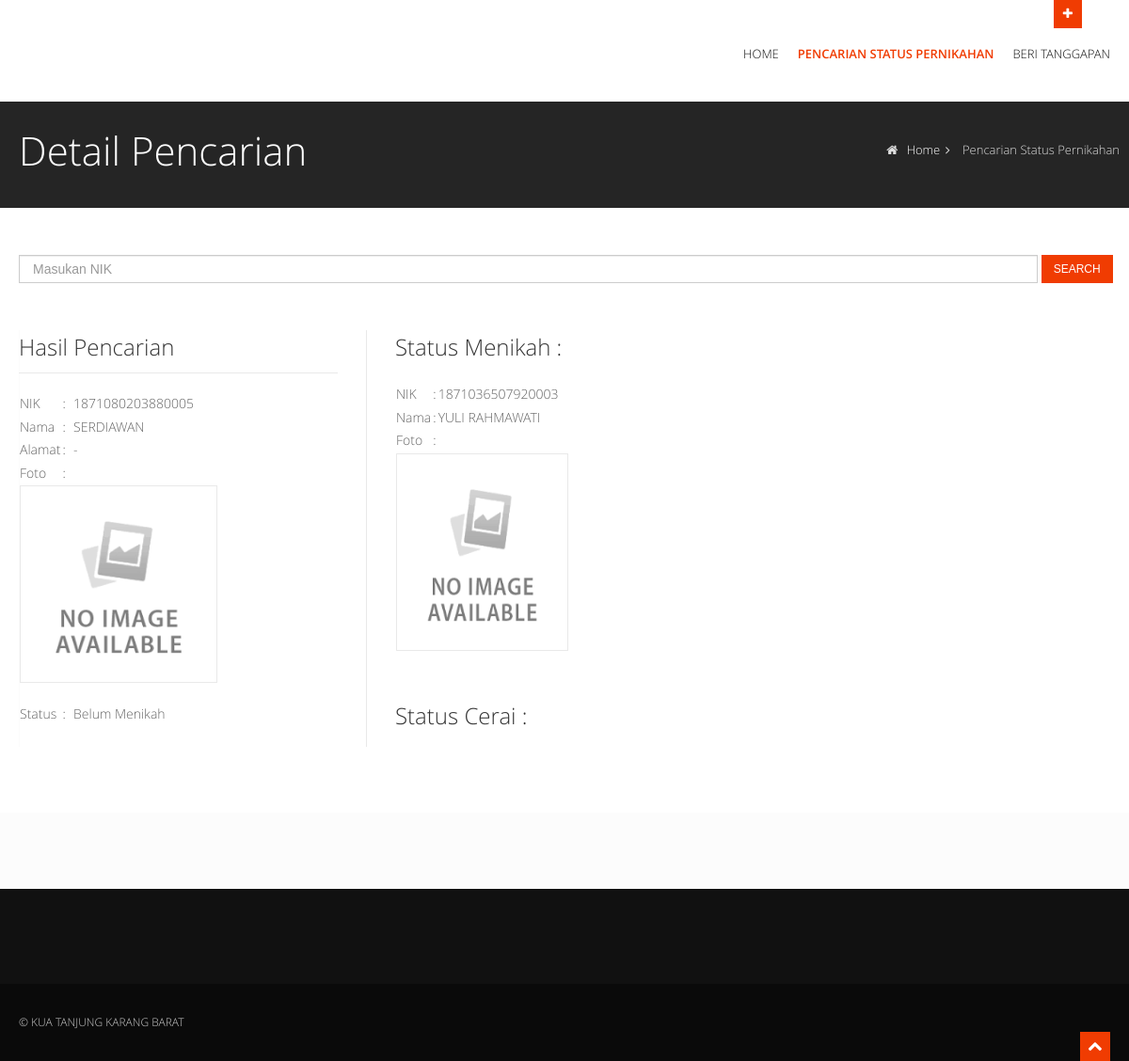
Page /pencarian/detail/1871080203880005 on the committed database.
### tables this page shows
CREATE TABLE `tb_warga` (
  `nik` varchar(40) NOT NULL,
  `namalengkap` varchar(40) DEFAULT NULL,
  `alamat` text,
  `jk` varchar(20) DEFAULT NULL,
  `statusnikah` varchar(30) DEFAULT NULL,
  `statuslain` varchar(40) DEFAULT NULL,
  `foto` text,
  `tanggallahir` date DEFAULT NULL,
  `pekerjaan` varchar(100) DEFAULT NULL,
  `pendidikan` varchar(100) DEFAULT NULL,
  PRIMARY KEY (`nik`)
);

CREATE TABLE `tb_statusnikah` (
  `idstatus` int(11) NOT NULL AUTO_INCREMENT,
  `namastatus` varchar(40) DEFAULT NULL,
  PRIMARY KEY (`idstatus`)
);

CREATE TABLE `tb_pernikahan` (
  `idnikah` int(11) NOT NULL AUTO_INCREMENT,
  `niksuami` varchar(40) DEFAULT NULL,
  `nikistri` varchar(40) DEFAULT NULL,
  `tglnikah` date DEFAULT NULL,
  `penghulu` varchar(30) DEFAULT NULL,
  `statusnikah` varchar(40) DEFAULT NULL,
  `lokasinikah` varchar(40) DEFAULT NULL,
  PRIMARY KEY (`idnikah`)
);

### application/controllers/Pencarian.php (called while the page is built, shortened)
<?php
class Pencarian extends CI_Controller {
	public function __construct(){
		$this->load->model(array('PencarianModel', 'PernikahanModel', 'WargaModel'));
	}
	public function detail($nik) {
    $isi = $this->PencarianModel->detailpencarian($nik)->result();
    $jk = $isi[0]->jk;
    if($jk == "Laki-Laki"){
      $pasanganNikah = $this->PencarianModel->getIstri($nik, $status='2')->result();
      $pasanganCerai = $this->PencarianModel->getIstri($nik,  $status='5')->result();
    } else {
      $pasanganNikah = $this->PencarianModel->getSuami($nik,  $status='2')->result();
      $pasanganCerai = $this->PencarianModel->getSuami($nik,  $status='5')->result();
    }
		$data=array(
			'page'=>'umumtemplate/detailpencarian',
			'link'=>'/pencarian/detail',
			'link2'=>'pencarian',
			'pasanganNikah'=>$pasanganNikah,
			'pasanganCerai'=>$pasanganCerai,
			'isi'=>$isi,
    	);
		$this->load->view('umumtemplate/detailpencarian',$data);
	}
}

### index.php (called while the page is built, shortened)
<?php
require_once BASEPATH.'core/CodeIgniter.php';

### application/models/PencarianModel.php (called while the page is built, shortened)
<?php
class PencarianModel extends CI_Model {
	function detailpencarian($nik) {
		return $query = $this->db->query(
      "SELECT w.*, sn.namastatus
        FROM  tb_warga w INNER JOIN tb_statusnikah sn ON w.statusnikah = sn.idstatus
        WHERE w.nik='$nik'"
    );
  }
  function getIstri($nik, $status) {
    return $query = $this->db->query(
			"SELECT
				p.*,
				w.nik AS nik, w.namalengkap, w.foto, w.alamat
			FROM
				tb_pernikahan p
				INNER JOIN
					tb_warga w ON p.nikistri = w.nik
      WHERE p.niksuami = '$nik' AND p.statusnikah = '$status'
		");
  }
}

### application/views/umumtemplate/detailpencarian.php (the view, shortened to what this page needs)
<section id="inner-headline">
  <div class="container">
    <div class="row">
      <div class="span4">
        <div class="inner-heading">
          <h2>Detail Pencarian</h2>
        </div>
      </div>
      <div class="span8">
        <ul class="breadcrumb">
          <li><a href="<?=base_url()?>"><i class="icon-home"></i> Home</a><i class="icon-angle-right"></i></li>
          <li class="active">Pencarian Status Pernikahan</li>
        </ul>
      </div>
    </div>
  </div>
</section>
<section id="content">
  <div class="container">
    <div class="row">
      <div class="span12">
        <div class="widget">
          <form class="form-search" action="<?=base_url()?>pencarian/search" method="post">
            <input placeholder="Masukan NIK" name="nik" type="number" required class="input-medium search-query no-spinner" style="width: 90%">
            <button type="submit" class="btn btn-square btn-theme">Search</button>
          </form>
        </div>
      </div>
    </div>
    <div class="row">
      <div class="span4">
        <aside class="left-sidebar">
          <div class="widget">
            <h5 class="widgetheading">Hasil Pencarian</h5>
            <?php foreach ($isi as $key => $data) {;?>
              <table>
                <tr><td width="10%">NIK</td><td>:</td><td> <?= $data->nik ?> </td></tr>
                <tr><td width="10%">Nama</td><td>:</td><td> <?= $data->namalengkap ?> </td></tr>
                <tr><td width="10%">Alamat</td><td>:</td><td> <?= $data->alamat ?> </td></tr>
                <tr><td width="10%">Foto</td><td>:</td></tr>
                <tr><td colspan="3"><img src="<?=base_url()?>assets/<?= $data->foto ?>" alt="" class="img-polaroid" style="height: 200px;"/></td></tr>
                <tr><td width="10%">Status</td><td>:</td><td> <?= $data->namastatus ?> </td></tr>
              </table>
              <br>
            <?php }; ?>
          </div>
        </aside>
      </div>
      <div class="span8">
        <div class="widget">
          <h5 class="widgetheading">Status Menikah : </h5>
        </div>
        <div class="row">
          <?php foreach ($pasanganNikah as $key => $data) {;?>
            <div class="span2">
              <table>
                <tr><td width="10%">NIK</td><td>:</td><td> <?= $data->nik ?> </td></tr>
                <tr><td width="10%">Nama</td><td>:</td><td> <?= $data->namalengkap ?> </td></tr>
                <tr><td width="10%">Foto</td><td>:</td></tr>
                <tr><td colspan="3"><img src="<?=base_url()?>assets/<?= $data->foto ?>" alt="" class="img-polaroid" style="height: 200px;"/></td></tr>
              </table>
            </div>
          <?php }; ?>
        </div>
        <div class="widget">
          <h5 class="widgetheading">Status Cerai : </h5>
        </div>
      </div>
    </div>
  </div>
</section>

### front/css/style.css (style rules this page uses)
body { font-family: 'Open Sans', Arial, sans-serif; font-size: 14px; font-weight: 300; line-height: 1.6em; color: #656565; }
.container { padding: 0 20px 0 20px; position: relative; }
.row, .row-fluid { margin-bottom: 30px; }
.row .row, .row-fluid .row-fluid { margin-bottom: 30px; }
img.img-polaroid { margin: 0 0 20px 0; }
#content { position: relative; background: #fff; padding: 50px 0 0 0; }
#content img { max-width: 100%; height: auto; }
#inner-headline { background: #252525; position: relative; margin: 0; padding: 0; color: #fefefe; }
#inner-headline .inner-heading h2 { color: #fff; margin: 20px 0 0 0; }
#inner-headline ul.breadcrumb { margin: 30px 0 0; float: right; }
#inner-headline ul.breadcrumb li { margin-bottom: 0; padding-bottom: 0; }
#inner-headline ul.breadcrumb li { font-size: 13px; color: #ddd; }
#inner-headline ul.breadcrumb li i { color: #dedede; }
#inner-headline ul.breadcrumb li a { color: #fff; }
.widgetheading { width: 100%; padding: 0; }
aside .widgetheading { position: relative; border-bottom: #e9e9e9 1px solid; padding-bottom: 9px; }
aside { position: relative; margin-bottom: 40px; }
.left-sidebar { border-right: 1px solid #e9e9e9; padding: 0 30px 0 0; -webkit-box-shadow: inset 1px 0 0 0 rgba(0, 0, 0, .01); box-shadow: inset 1px 0 0 0 rgba(0, 0, 0, .01); }
aside .widget { margin-bottom: 40px; }

### front/skins/default.css (style rules this page uses)
a, a:hover,a:focus,a:active, footer a.text-link:hover, strike, footer ul.link-list li a:hover, .post-meta span a:hover, footer a.text-link, ul.meta-post li a:hover, ul.cat li a:hover, ul.recent li h6 a:hover, ul.portfolio-categ li.active a, ul.portfolio-categ li.active a:hover, ul.portfolio-categ li a:hover,ul.related-post li h4 a:hover, span.highlight,article .post-heading h3 a:hover, .navbar .nav > .active > a,.navbar .nav > .active > a:hover,.navbar .nav > li > a:hover,.navbar .nav > li > a:focus,.navbar .nav > .active > a:focus, .validation { color:#F03C02; }
.btn-theme { border:1px solid #F03C02; background: #F03C02; }

### front/css/overwrite.css (style rules this page uses)
h1, h2, h3, h4, h5, h6 { font-family: 'Open Sans', sans-serif; color:#353535; font-weight:300; line-height:1.5em; margin-top:0; }
h2 { font-size:42px; margin-bottom:22px; }
h5 { font-size:24px; margin-bottom:20px; }
.widget h4,.widget h5 { font-weight:300; margin-bottom:20px; }
.img-polaroid { padding: 4px; background-color: #fff; border: 1px solid #e9e9e9; -webkit-box-shadow: none; -moz-box-shadow: none; box-shadow: none; }
label, input, button, select, textarea { font-size: 13px; font-weight: normal; }
input, button, select, textarea { font-family:'Open Sans', Arial, sans-serif; font-size: 13px; }
select, textarea, input[type="text"], input[type="password"], input[type="datetime"], input[type="datetime-local"], input[type="date"], input[type="month"], input[type="time"], input[type="week"], input[type="number"], input[type="email"], input[type="url"], input[type="search"], input[type="tel"], input[type="color"], .uneditable-input { -webkit-border-radius: 0; -moz-border-radius: 0; border-radius: 0; }
input.search-query { margin-bottom: 0; -webkit-border-radius: 0 0 0 0; -moz-border-radius: 0 0 0 0; border-radius: 0 0 0 0; }
ul, ol { padding: 0; margin: 0 0 10px 25px; }
li { line-height: 1.6em; }
.btn { font-size: 12px; text-transform:uppercase; text-shadow: none; background-image:none; border-color: none; border-bottom-color: none; -webkit-box-shadow: none; -moz-box-shadow: none; box-shadow: none; }
.btn { outline:0; -webkit-border-radius: 2px; -moz-border-radius: 2px; border-radius: 2px; }
.btn-square { -webkit-border-radius: 0; -moz-border-radius: 0; border-radius: 0; }
.btn-theme { color:#fff; }
.breadcrumb { float:left; padding:10px 0 10px 0; margin:0; list-style: none; background: none; -webkit-border-radius: 0; -moz-border-radius: 0; border-radius: 0; }
.breadcrumb > li { display: inline-block; *display: inline; text-shadow: none; font-size:12px; *zoom: 1; margin:0; }
.breadcrumb > .active { color: #797979; }

### rows in the picture
tb_warga: nik "1871080203880005", namalengkap "SERDIAWAN", alamat "-", foto (placeholder picture), tb_statusnikah.namastatus "Belum Menikah"
tb_pernikahan: tb_warga.nik "1871036507920003", tb_warga.namalengkap "YULI RAHMAWATI", tb_warga.foto (placeholder picture)
